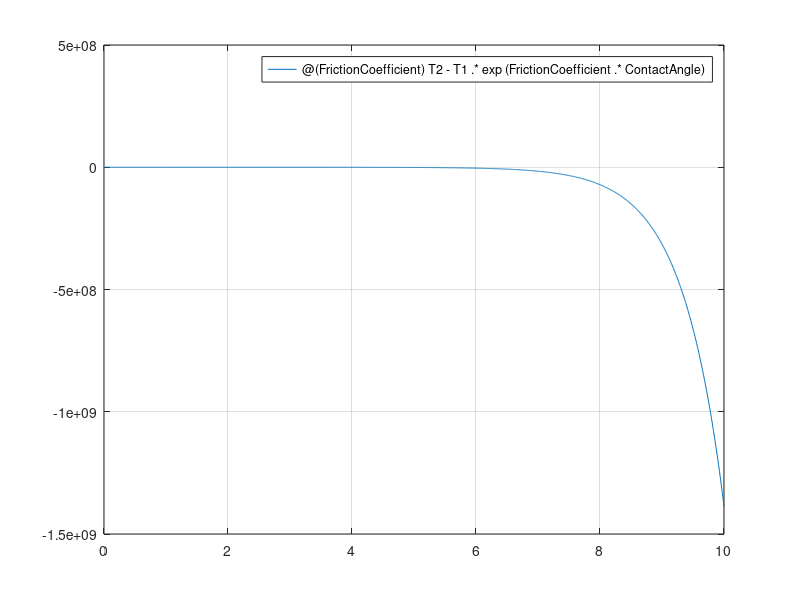

This figure's MATLAB source:
%% Problem 1a
y = [12000, -85800, 0, -300000];
Roots = roots(y);
disp('Polynomial roots are: ')
disp(Roots)
%% Problem 2
T1 = 500;
T2 = 950;
ContactAngle = 85*(pi/180);
Pulley = @(FrictionCoefficient)T2-T1.*exp(FrictionCoefficient.*ContactAngle);
Pulley(1)
fplot(Pulley, [0, 10]), grid on
Root = fzero(Pulley, 0.45);
Pulley(Root)
